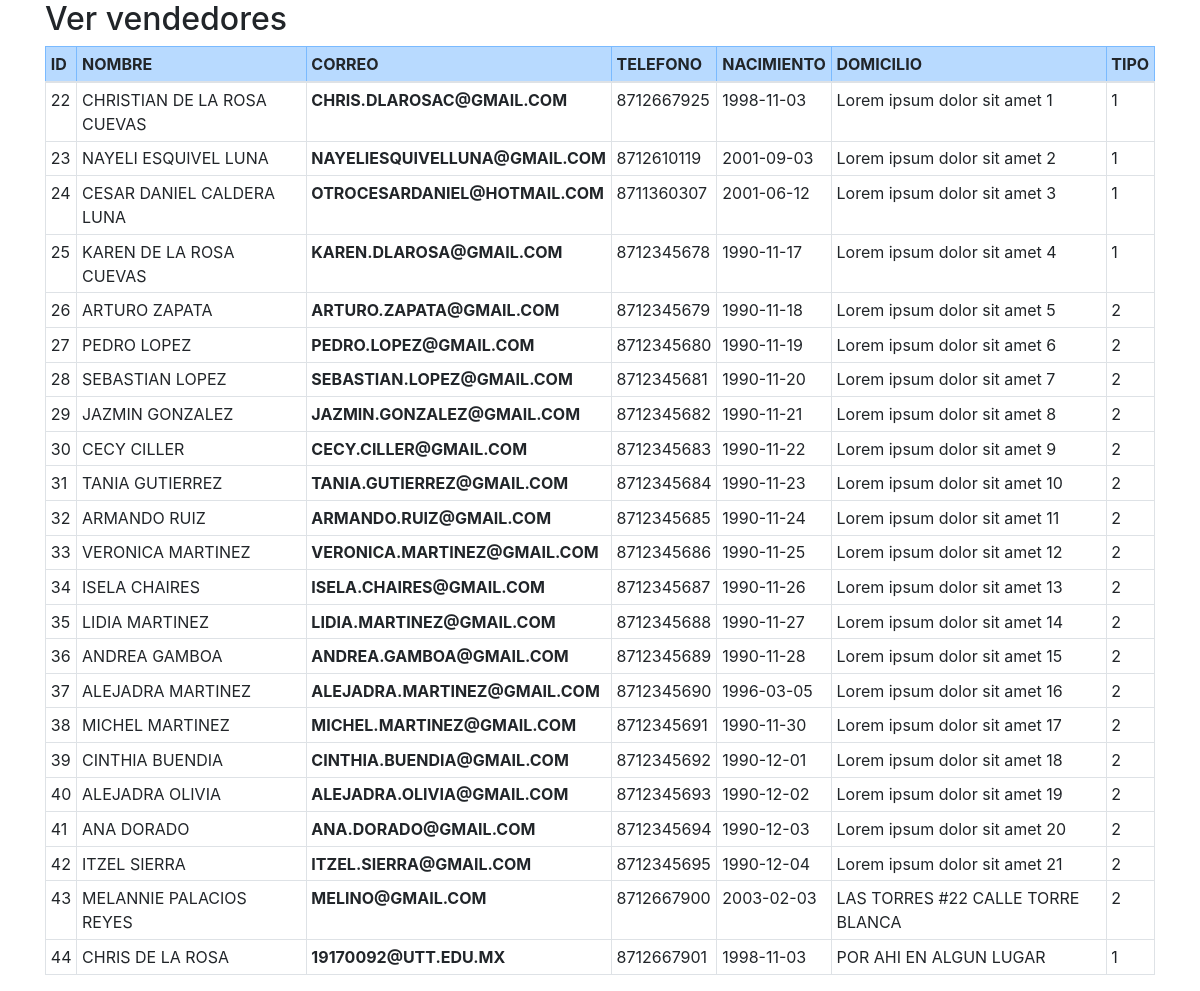
The page /php/verVendedores.php on the database its author committed.
### tables this page shows
CREATE TABLE `usuarios` (
  `id` int(11) NOT NULL,
  `nombre` varchar(33) NOT NULL,
  `apellidos` varchar(55) NOT NULL,
  `correo` varchar(55) NOT NULL,
  `telefono` varchar(11) DEFAULT NULL,
  `fecha_nac` date DEFAULT NULL,
  `domicilio` varchar(66) DEFAULT NULL,
  `fecha_reg` date DEFAULT NULL,
  `tipo_usuario` int(11) DEFAULT NULL,
  `contraseña` varchar(500) NOT NULL DEFAULT 'Contraseña01'
);

### scripts/database.php (called while the page is built, shortened)
<?php
class Database
{
	private $PDOLocal;
	private $user = "root";
	private $password = "";
	private $server ="mysql:host=localhost; dbname=ubuntu";
	function conectarBD()
	{
		try{
			$this->PDOLocal = new PDO($this->server,$this->user,$this->password);
		}
		catch(PDOException $e){
			echo $e->getMessage();
		}
	}
	function seleccionar($cadenaSQL)
	{
		try{
			$resultado = $this->PDOLocal->query($cadenaSQL);
			$renglon = $resultado->fetchAll(PDO::FETCH_OBJ);
			return $renglon;
		}
		catch(PDOException $e){
			echo $e->getMessage();
		}
	}
}
 ?>

### php/verVendedores.php (the view, shortened to what this page needs)
<!DOCTYPE html>
<html lang="en">
<head>
    <link rel="stylesheet" type="text/css" href="../css/bootstrap.css">
    <link rel="stylesheet" href="..//css/vervendedores.css">
</head>
<body>
	<div class="container" id="contenido">
		<h2>Ver vendedores</h2>
		<?php
		include '../scripts/database.php';
		$conexion = new Database();
		$conexion->conectarBD();
		$consulta="SELECT*FROM usuarios";
		$tabla = $conexion->seleccionar($consulta);
		 ?>
		<table class="table table-hover table-sm table-bordered table-responsive-sm">
			<thead class="table-primary">
				<th scope="col">ID</th>
				<th scope="col">NOMBRE</th>
				<th scope="col">CORREO</th>
				<th scope="col">TELEFONO</th>
				<th scope="col">NACIMIENTO</th>
				<th scope="col">DOMICILIO</th>
				<th scope="col">TIPO</th>
			</thead>
			<tbody>
				<?php foreach($tabla as $fila): ?>
					<tr>
						<td> <?php echo $fila->id; ?> </td>
						<td> <?php echo $fila->nombre ." ". $fila->apellidos; ?> </td>
						<th> <?php echo $fila->correo; ?> </th>
						<td> <?php echo $fila->telefono; ?> </td>
						<td> <?php echo $fila->fecha_nac; ?> </td>
						<td> <?php echo $fila->domicilio; ?> </td>
						<td> <?php echo $fila->tipo_usuario; ?> </td>
					</tr>
				<?php endforeach; ?>
			</tbody>
		</table>
	</div>
</body>
</html>

### rows shown on the page
usuarios: id "22", nombre "CHRISTIAN", apellidos "DE LA ROSA CUEVAS", correo "CHRIS.DLAROSAC@GMAIL.COM", telefono "8712667925", fecha_nac "1998-11-03", domicilio "Lorem ipsum dolor sit amet 1", tipo_usuario "1"
usuarios: id "23", nombre "NAYELI", apellidos "ESQUIVEL LUNA", correo "NAYELIESQUIVELLUNA@GMAIL.COM", telefono "8712610119", fecha_nac "2001-09-03", domicilio "Lorem ipsum dolor sit amet 2", tipo_usuario "1"
usuarios: id "24", nombre "CESAR DANIEL", apellidos "CALDERA LUNA", correo "OTROCESARDANIEL@HOTMAIL.COM", telefono "8711360307", fecha_nac "2001-06-12", domicilio "Lorem ipsum dolor sit amet 3", tipo_usuario "1"
usuarios: id "25", nombre "KAREN", apellidos "DE LA ROSA CUEVAS", correo "KAREN.DLAROSA@GMAIL.COM", telefono "8712345678", fecha_nac "1990-11-17", domicilio "Lorem ipsum dolor sit amet 4", tipo_usuario "1"
usuarios: id "26", nombre "ARTURO", apellidos "ZAPATA", correo "ARTURO.ZAPATA@GMAIL.COM", telefono "8712345679", fecha_nac "1990-11-18", domicilio "Lorem ipsum dolor sit amet 5", tipo_usuario "2"
usuarios: id "27", nombre "PEDRO", apellidos "LOPEZ", correo "PEDRO.LOPEZ@GMAIL.COM", telefono "8712345680", fecha_nac "1990-11-19", domicilio "Lorem ipsum dolor sit amet 6", tipo_usuario "2"
usuarios: id "28", nombre "SEBASTIAN", apellidos "LOPEZ", correo "SEBASTIAN.LOPEZ@GMAIL.COM", telefono "8712345681", fecha_nac "1990-11-20", domicilio "Lorem ipsum dolor sit amet 7", tipo_usuario "2"
usuarios: id "29", nombre "JAZMIN", apellidos "GONZALEZ", correo "JAZMIN.GONZALEZ@GMAIL.COM", telefono "8712345682", fecha_nac "1990-11-21", domicilio "Lorem ipsum dolor sit amet 8", tipo_usuario "2"
usuarios: id "30", nombre "CECY", apellidos "CILLER", correo "CECY.CILLER@GMAIL.COM", telefono "8712345683", fecha_nac "1990-11-22", domicilio "Lorem ipsum dolor sit amet 9", tipo_usuario "2"
usuarios: id "31", nombre "TANIA", apellidos "GUTIERREZ", correo "TANIA.GUTIERREZ@GMAIL.COM", telefono "8712345684", fecha_nac "1990-11-23", domicilio "Lorem ipsum dolor sit amet 10", tipo_usuario "2"
usuarios: id "32", nombre "ARMANDO", apellidos "RUIZ", correo "ARMANDO.RUIZ@GMAIL.COM", telefono "8712345685", fecha_nac "1990-11-24", domicilio "Lorem ipsum dolor sit amet 11", tipo_usuario "2"
usuarios: id "33", nombre "VERONICA", apellidos "MARTINEZ", correo "VERONICA.MARTINEZ@GMAIL.COM", telefono "8712345686", fecha_nac "1990-11-25", domicilio "Lorem ipsum dolor sit amet 12", tipo_usuario "2"
usuarios: id "34", nombre "ISELA", apellidos "CHAIRES", correo "ISELA.CHAIRES@GMAIL.COM", telefono "8712345687", fecha_nac "1990-11-26", domicilio "Lorem ipsum dolor sit amet 13", tipo_usuario "2"
usuarios: id "35", nombre "LIDIA", apellidos "MARTINEZ", correo "LIDIA.MARTINEZ@GMAIL.COM", telefono "8712345688", fecha_nac "1990-11-27", domicilio "Lorem ipsum dolor sit amet 14", tipo_usuario "2"
usuarios: id "36", nombre "ANDREA", apellidos "GAMBOA", correo "ANDREA.GAMBOA@GMAIL.COM", telefono "8712345689", fecha_nac "1990-11-28", domicilio "Lorem ipsum dolor sit amet 15", tipo_usuario "2"
usuarios: id "37", nombre "ALEJADRA", apellidos "MARTINEZ", correo "ALEJADRA.MARTINEZ@GMAIL.COM", telefono "8712345690", fecha_nac "1996-03-05", domicilio "Lorem ipsum dolor sit amet 16", tipo_usuario "2"
usuarios: id "38", nombre "MICHEL", apellidos "MARTINEZ", correo "MICHEL.MARTINEZ@GMAIL.COM", telefono "8712345691", fecha_nac "1990-11-30", domicilio "Lorem ipsum dolor sit amet 17", tipo_usuario "2"
usuarios: id "39", nombre "CINTHIA", apellidos "BUENDIA", correo "CINTHIA.BUENDIA@GMAIL.COM", telefono "8712345692", fecha_nac "1990-12-01", domicilio "Lorem ipsum dolor sit amet 18", tipo_usuario "2"
usuarios: id "40", nombre "ALEJADRA", apellidos "OLIVIA", correo "ALEJADRA.OLIVIA@GMAIL.COM", telefono "8712345693", fecha_nac "1990-12-02", domicilio "Lorem ipsum dolor sit amet 19", tipo_usuario "2"
usuarios: id "41", nombre "ANA", apellidos "DORADO", correo "ANA.DORADO@GMAIL.COM", telefono "8712345694", fecha_nac "1990-12-03", domicilio "Lorem ipsum dolor sit amet 20", tipo_usuario "2"
usuarios: id "42", nombre "ITZEL", apellidos "SIERRA", correo "ITZEL.SIERRA@GMAIL.COM", telefono "8712345695", fecha_nac "1990-12-04", domicilio "Lorem ipsum dolor sit amet 21", tipo_usuario "2"
usuarios: id "43", nombre "MELANNIE", apellidos "PALACIOS REYES", correo "MELINO@GMAIL.COM", telefono "8712667900", fecha_nac "2003-02-03", domicilio "LAS TORRES #22 CALLE TORRE BLANCA", tipo_usuario "2"
usuarios: id "44", nombre "CHRIS", apellidos "DE LA ROSA", correo "19170092@UTT.EDU.MX", telefono "8712667901", fecha_nac "1998-11-03", domicilio "POR AHI EN ALGUN LUGAR", tipo_usuario "1"
